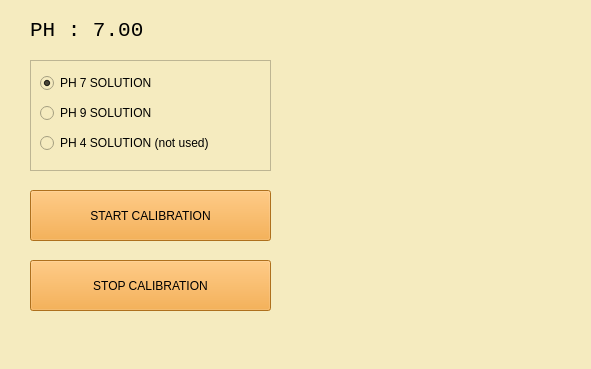
<?xml version="1.0" encoding="UTF-8"?>
<ui version="4.0">
 <class>calibrate</class>
 <widget class="QMainWindow" name="calibrate">
  <property name="geometry">
   <rect>
    <x>0</x>
    <y>0</y>
    <width>591</width>
    <height>369</height>
   </rect>
  </property>
  <property name="windowTitle">
   <string>PH CALIBRATION</string>
  </property>
  <property name="styleSheet">
   <string notr="true">background-color:rgb(245, 235, 191);</string>
  </property>
  <widget class="QWidget" name="centralwidget">
   <widget class="QPushButton" name="btnCStart">
    <property name="geometry">
     <rect>
      <x>30</x>
      <y>190</y>
      <width>241</width>
      <height>51</height>
     </rect>
    </property>
    <property name="styleSheet">
     <string notr="true">background-color:rgb(243, 157, 40);</string>
    </property>
    <property name="text">
     <string>START CALIBRATION</string>
    </property>
   </widget>
   <widget class="QPushButton" name="btnCStop">
    <property name="geometry">
     <rect>
      <x>30</x>
      <y>260</y>
      <width>241</width>
      <height>51</height>
     </rect>
    </property>
    <property name="styleSheet">
     <string notr="true">background-color:rgb(243, 157, 40);</string>
    </property>
    <property name="text">
     <string>STOP CALIBRATION</string>
    </property>
   </widget>
   <widget class="QFrame" name="frame">
    <property name="geometry">
     <rect>
      <x>30</x>
      <y>60</y>
      <width>241</width>
      <height>111</height>
     </rect>
    </property>
    <property name="frameShape">
     <enum>QFrame::StyledPanel</enum>
    </property>
    <property name="frameShadow">
     <enum>QFrame::Raised</enum>
    </property>
    <widget class="QRadioButton" name="selPh9">
     <property name="geometry">
      <rect>
       <x>10</x>
       <y>40</y>
       <width>141</width>
       <height>26</height>
      </rect>
     </property>
     <property name="text">
      <string>PH 9 SOLUTION</string>
     </property>
     <property name="checked">
      <bool>false</bool>
     </property>
    </widget>
    <widget class="QRadioButton" name="selPh7">
     <property name="geometry">
      <rect>
       <x>10</x>
       <y>10</y>
       <width>141</width>
       <height>26</height>
      </rect>
     </property>
     <property name="text">
      <string>PH 7 SOLUTION</string>
     </property>
     <property name="checked">
      <bool>true</bool>
     </property>
    </widget>
    <widget class="QRadioButton" name="selPh4">
     <property name="geometry">
      <rect>
       <x>10</x>
       <y>70</y>
       <width>221</width>
       <height>26</height>
      </rect>
     </property>
     <property name="text">
      <string>PH 4 SOLUTION (not used)</string>
     </property>
    </widget>
   </widget>
   <widget class="QLabel" name="lblCurrPh">
    <property name="geometry">
     <rect>
      <x>30</x>
      <y>20</y>
      <width>141</width>
      <height>21</height>
     </rect>
    </property>
    <property name="font">
     <font>
      <family>Courier New</family>
      <pointsize>16</pointsize>
     </font>
    </property>
    <property name="text">
     <string>PH : 7.00</string>
    </property>
   </widget>
  </widget>
  <widget class="QMenuBar" name="menubar">
   <property name="geometry">
    <rect>
     <x>0</x>
     <y>0</y>
     <width>591</width>
     <height>27</height>
    </rect>
   </property>
  </widget>
  <widget class="QStatusBar" name="statusbar"/>
 </widget>
 <resources/>
 <connections>
  <connection>
   <sender>btnCStart</sender>
   <signal>clicked()</signal>
   <receiver>calibrate</receiver>
   <slot>startCalibration()</slot>
   <hints>
    <hint type="sourcelabel">
     <x>157</x>
     <y>194</y>
    </hint>
    <hint type="destinationlabel">
     <x>178</x>
     <y>186</y>
    </hint>
   </hints>
  </connection>
  <connection>
   <sender>btnCStop</sender>
   <signal>clicked()</signal>
   <receiver>calibrate</receiver>
   <slot>stopCalibration()</slot>
   <hints>
    <hint type="sourcelabel">
     <x>195</x>
     <y>242</y>
    </hint>
    <hint type="destinationlabel">
     <x>177</x>
     <y>186</y>
    </hint>
   </hints>
  </connection>
 </connections>
 <slots>
  <slot>startCalibration()</slot>
  <slot>stopCalibration()</slot>
 </slots>
</ui>
